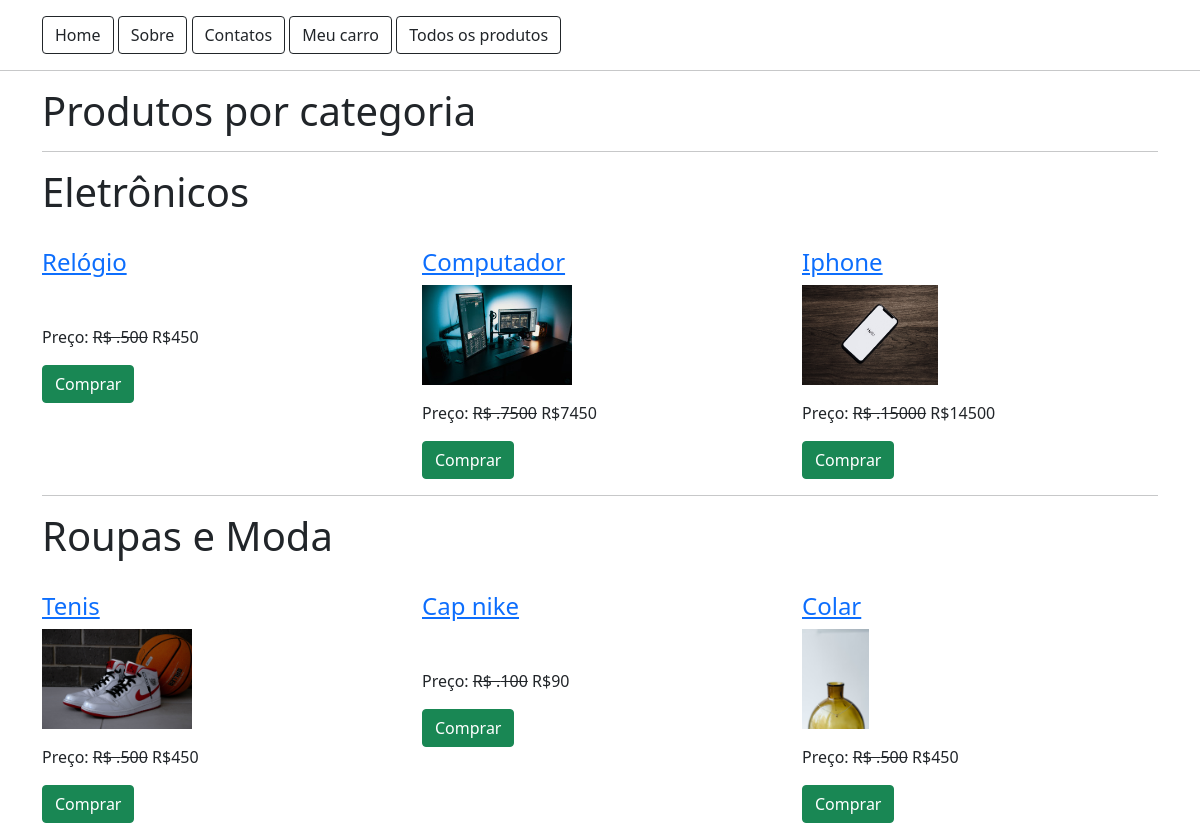
The page /todosprodutos/ on the database its author committed.
### lojaapp/models.py (models this page shows, shortened)
class Categoria(models.Model):
    titulo = models.CharField(max_length=200)
    slug = models.SlugField(unique=True)

class Produto(models.Model):
    titulo = models.CharField(max_length=200)
    slug = models.SlugField(unique=True)
    Categoria = models.ForeignKey(Categoria,on_delete=models.CASCADE)
    image = models.ImageField(upload_to="produtos")
    preco_mercado = models.PositiveIntegerField()
    venda = models.PositiveIntegerField()
    descricao = models.TextField()
    garantia = models.CharField(max_length=300, null=True, blank=True)
    devolucao = models.CharField(max_length=300, null=True, blank=True)
    visualização = models.PositiveIntegerField(default=0)

### lojaapp/views.py (the view)
# urls.py: path("todosprodutos/",TodosProdutosView.as_view(),name="TodosProdutos"),
class TodosProdutosView(TemplateView):
    template_name = "todosprodutos.html"
    def get_context_data(self,**kwargs):
        context = super().get_context_data(**kwargs)
        context['todoscategorias'] = Categoria.objects.all()
        return context

### templates/todosprodutos.html (shortened to what this page needs)
{%extends 'base.html' %}
{%block content %}
<div class="container">
    <h1>Produtos por categoria </h1>
    {%for cat in todoscategorias%}
    <hr>
    <h1>{{cat.titulo}}</h1>
    <div class="row mt-3">
        {%for p in cat.produto_set.all %}
        <div class="col-md-4">
            <div class="mt-3">
                <h4><a href="{% url 'lojaapp:produtodetalhe' p.slug %}"> {{p.titulo}} </a></h4>
                <img src="{{p.image.url}}" alt="" class="img-fluid" style="height: 100px; object-fit: cover;">
                <p class="mt-3">Preço: <strike>R$ .{{p.preco_mercado}}</strike> R${{p.venda}}</p>
                <a href="{%url 'lojaapp:addCarro' p.id%}" class="btn btn-success">Comprar</a>
            </div>
        </div>
        {% endfor %}
    </div>
    {%endfor%}
</div>
{% endblock %}

### rows shown on the page
Categoria: titulo "Eletrônicos"
Produto: titulo "Relógio", preco_mercado "500", venda "450"
Produto: titulo "Computador", image (picture), preco_mercado "7500", venda "7450"
Produto: titulo "Iphone", image (picture), preco_mercado "15000", venda "14500"
Categoria: titulo "Roupas e Moda"
Produto: titulo "Tenis", image (picture), preco_mercado "500", venda "450"
Produto: titulo "Cap nike", preco_mercado "100", venda "90"
Produto: titulo "Colar", image (picture), preco_mercado "500", venda "450"
